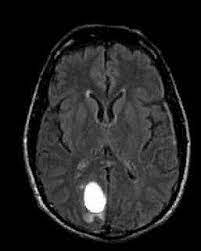
%> input picture images.jpg, 201 x 251 px
$ octave --eval "result = MinimizationThresholding(imread('images.jpg'));"   (GNU Octave 9; MATLAB toolbox functions it lacks are replaced by stand-ins)
%> lines starting %> are read from the running program, lines starting %| are printed output that depends on the picture; in (x1, y1, x2, y2) boxes, pixels count from 0 and x2, y2 are one past the last pixel; in counts of white or black regions, pixels touching at a corner belong together; the program's own positions count from 1
function Thr = MinimizationThresholding (Image) % import gray sclae image
[m,n] = size(Image); % size of the image
%> m = 251; n = 603
figure(1);
imshow(Image,[])
title('Original Image')
%% finding Image Histogram
Im_hist = imhist(Image);
%> Im_hist = 256 values, max 54810 at index 2, min 0 at index 204, mean 591.2
total_pixels = m * n;  % N value from the lecture notes
%> total_pixels = 151353
%% finding probabilities of all histogram values
P = Im_hist/total_pixels;
%> P = 256 values, max 0.362 at index 2, min 0 at index 204, mean 0.00391
Var_w = [];
for T = 1:255
    % Applying all lecture equations for histogram thresholding for all
    % intensities
    P_o = sum(P(1:T));
    P_b = sum(P(T+1:256));
    Mu_o = sum(dot((1:T),P(1:T))/P_o);
    Mu_b = sum(dot((T+1:256),P(T+1:256))/P_b);
    Var_o = sum((((1:T)- Mu_o).^2)*P(1:T)/P_o);
    Var_b = sum((((T+1:256)- Mu_b).^2)*P(T+1:256)/P_b);
    Var_w (T)= Var_o * P_o + Var_b * P_b;
end
%> this loop made 255 passes
%> (P_o, P_b, Mu_o, Mu_b, Var_o, Var_b) on passes 1 to 3: (0.0506, 0.949, 1, 37.59, 0, 1719.5), (0.413, 0.587, 1.88, 59.54, 0.108, 1517.1), (0.429, 0.571, 1.92, 61.16, 0.15, 1466.1)
%> after the loop, Var_w = 255 values, max 1632.4 at index 1, min 543.8 at index 39, mean 1033.7
min_var = min(Var_w); % minimum within group variance is extracted
%> min_var = 543.8
Thr = find(Var_w == min_var); % And the relating threshold is pushed
%> Thr = 39
Thr = Thr(1,1);

figure(2);
imshow(Image>Thr(1,1))
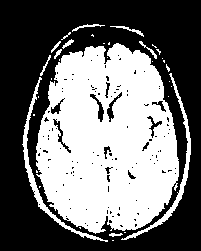
%> displayed picture: size 251x201x3 logical; 44.4% white; 34 white regions (22 under 20 px), largest, box (x1, y1, x2, y2) and area: (36, 43, 179, 234) 20293, (22, 77, 108, 242) 830, (121, 73, 191, 240) 763
title(['Binarized Image, Thr = ' ,num2str(Thr(1,1))])
end

$ run again, on hand x-ray.jpg
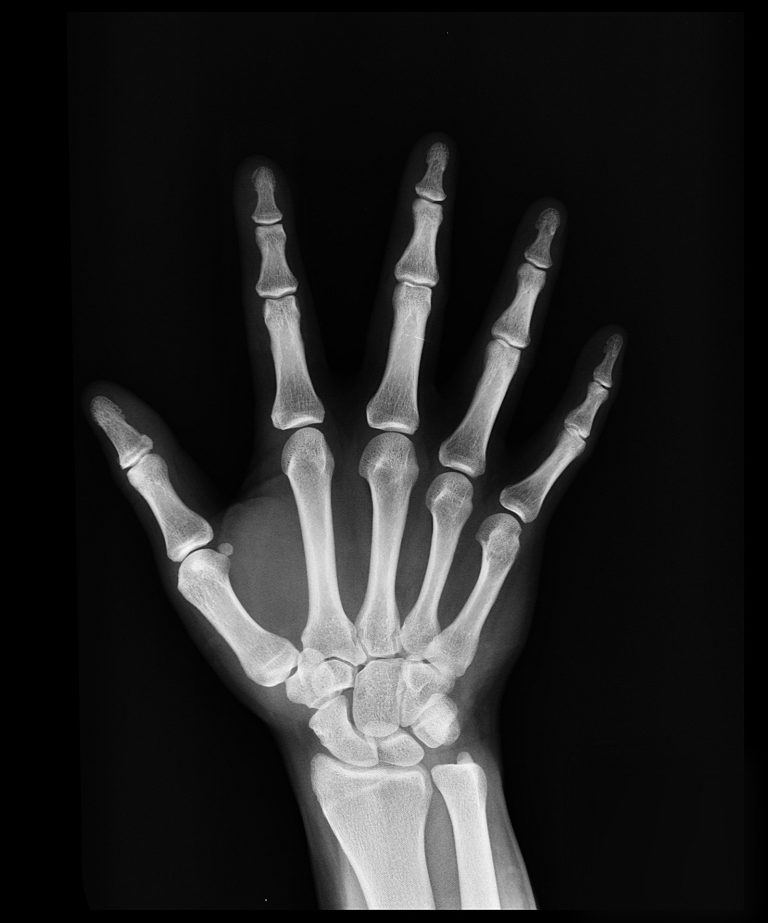
%> input picture hand x-ray.jpg, 768 x 923 px
%> Im_hist = 256 values, max 294066 at index 1, min 3 at index 251, mean 8307
%> P = 256 values, max 0.138 at index 1, min 1.41e-06 at index 251, mean 0.00391
%> the loop in MinimizationThresholding, `for T = 1:255` made 255 passes
%> (P_o, P_b, Mu_o, Mu_b, Var_o, Var_b) on passes 1 to 3: (0.138, 0.862, 1, 43.12, 0, 4091.1), (0.145, 0.855, 1.05, 43.44, 0.0438, 4109.7), (0.152, 0.848, 1.13, 43.77, 0.205, 4129.4)
%> after the loop in MinimizationThresholding, `for T = 1:255`: Var_w = 255 values, max 3736.6 at index 255, min 456.8 at index 87, mean 1526.7
%> min_var = 456.8
%> Thr = 87
%> in MinimizationThresholding, `imshow(Image>Thr(1,1))`:
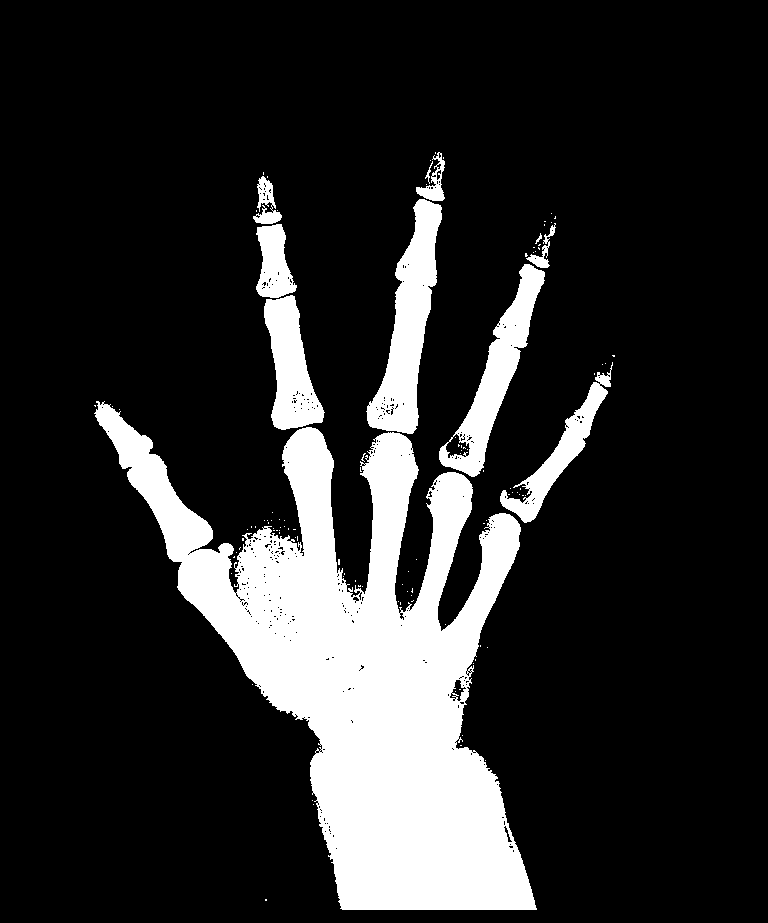
%> displayed picture: size 923x768x3 logical; 16.8% white; 112 white regions (101 under 20 px), largest, box (x1, y1, x2, y2) and area: (94, 401, 537, 910) 93110, (366, 199, 442, 434) 7901, (439, 264, 545, 477) 6058
